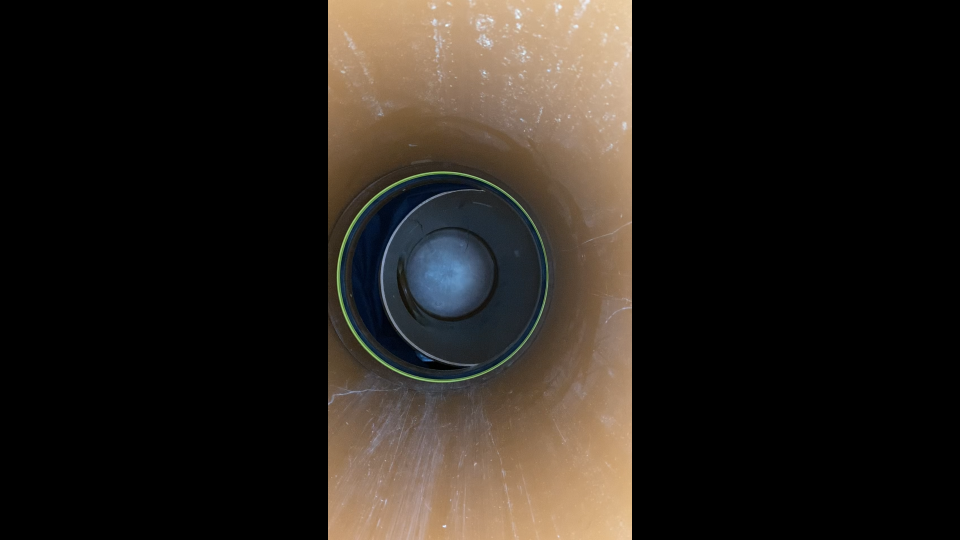
#> input picture Offset/1_offset.png, 1920 x 1080 px, found by its file name (shown at 1/2 size)
$ python offset.py
#> lines starting #> are read from the running program, lines starting #| are printed output that depends on the picture
import cv2
import glob
import  numpy as np
from matplotlib import pyplot as plt

def getOffset (img):
    images = []
#> images = []
    #images = [cv2.imread(file) for file in glob.glob("*.png")]
    images.append(img)

    print(len(images))
#| 1

    img_crop = []
    green = []
    green_eq = []
    thresh = []
    thresh_eq = []
    morph_open = []
    morph_close = []

    isOffset = 0

    img_contours = []
    area_feature = []
    perimeter_feature = []
    circularity_feature = []
    hasHole_feature = []
    elongation_feature = []

    for i in range(len(images)):
        img_crop.append(images[i][0:1080, 650:1265])

        green.append(img_crop[i][:,:,1])

        green_eq.append(cv2.equalizeHist(green[i]))

        # thresholding
        thresh_low = 1
        thresh_high = 15
        thresh.append(cv2.inRange(green[i], thresh_low, thresh_high))
        thresh_eq.append(cv2.inRange(green_eq[i], thresh_low, thresh_high))

        kernel = cv2.getStructuringElement(cv2.MORPH_ELLIPSE, (7, 7))
        morph_open.append(cv2.morphologyEx(thresh[i], cv2.MORPH_OPEN, kernel, iterations=1))
        kernel = cv2.getStructuringElement(cv2.MORPH_ELLIPSE, (55, 55))
        morph_close.append(cv2.morphologyEx(morph_open[i], cv2.MORPH_CLOSE, kernel, iterations=1))

        contours, hierarchy = cv2.findContours(morph_close[i], cv2.RETR_TREE, cv2.CHAIN_APPROX_NONE)
        img_contours.append(np.zeros(img_crop[i].shape))

        contourIndex = np.zeros(len(contours))
        area = np.zeros(len(contours))
        perimeter = np.zeros(len(contours))
        circularity = np.zeros(len(contours))
        elongation = np.zeros(len(contours))

        for j in range(len(contours)):
            if hierarchy[0][j][3] == -1:
                contourIndex[j] = j
                area[j] = cv2.contourArea((contours[j]))
                perimeter[j] = cv2.arcLength(contours[j], 1)
                circularity[j] = (4 * 3.14 * area[j]) / (int(perimeter[j]) ** 2)

                rect = cv2.minAreaRect(contours[j])
                box = cv2.boxPoints(rect)
                box = np.int0(box)


                if area[j] > 3000:
                    cv2.drawContours(img_contours[i], contours, int(contourIndex[j]), (0,255,255), 3)
                    cv2.drawContours(img_contours[i], [box], 0, (0,255,255), 3)
                    isOffset = 1

        img_contours[i] =  cv2.resize(img_contours  [i], (int(img_contours[i].shape[1] /3), int(img_contours[i].shape[0]/3)))
        #print(i, " :", perimeter)
        cv2.imshow("a",img_contours[i])
        cv2.waitKey()

        return isOffset
#> this loop made 1 pass
#> (thresh_low, thresh_high, elongation) on pass 1: (1, 15, [0])
#> pass 1, in getOffset, `cv2.imshow("a",img_contours[i])`:
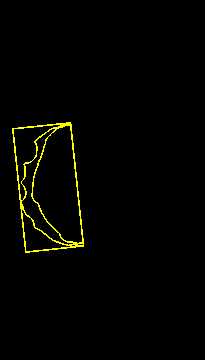
#> window 'a': shape (360, 205, 3); mean B, G, R 0, 3.8, 3.8
#> after the loop, green = 1 item; green_eq = 1 item; img_contours = 1 item; img_crop = 1 item; morph_close = 1 item; morph_open = 1 item; thresh = 1 item; thresh_eq = 1 item

print(getOffset(cv2.imread("1_offset.PNG")))
#| 1


    # [8 lines of commented-out code are left out]

testing = 1
if not testing:

    plt.subplot(4,2,1),plt.imshow(green[0])
    plt.subplot(4,2,2),plt.imshow(green_eq[0])

    plt.subplot(4,2,3),plt.imshow(green[1])
    plt.subplot(4,2,4),plt.imshow(green_eq[1])

    plt.subplot(4,2,5),plt.imshow(green[2])
    plt.subplot(4,2,6),plt.imshow(green_eq[2])

    plt.subplot(4,2,7),plt.imshow(green[3])
    plt.subplot(4,2,8),plt.imshow(green_eq[3])

    plt.show()

    plt.subplot(4,3,1),plt.imshow(thresh[0])
    plt.subplot(4,3,2),plt.imshow(thresh_eq[0])
    plt.subplot(4,3,3),plt.imshow(images[0])

    plt.subplot(4,3,4),plt.imshow(thresh[1])
    plt.subplot(4,3,5),plt.imshow(thresh_eq[1])
    plt.subplot(4,3,6),plt.imshow(images[1])

    plt.subplot(4,3,7),plt.imshow(thresh[2])
    plt.subplot(4,3,8),plt.imshow(thresh_eq[2])
    plt.subplot(4,3,9),plt.imshow(images[2])

    plt.subplot(4,3,10),plt.imshow(thresh[3])
    plt.subplot(4,3,11),plt.imshow(thresh_eq[3])
    plt.subplot(4,3,12),plt.imshow(images[3])

    plt.show()

    plt.subplot(4,3,1),plt.imshow(morph_open[0])
    plt.subplot(4,3,2),plt.imshow(morph_close[0])
    plt.subplot(4,3,3),plt.imshow(images[0])

    plt.subplot(4,3,4),plt.imshow(morph_open[1])
    plt.subplot(4,3,5),plt.imshow(morph_close[1])
    plt.subplot(4,3,6),plt.imshow(images[1])

    plt.subplot(4,3,7),plt.imshow(morph_open[2])
    plt.subplot(4,3,8),plt.imshow(morph_close[2])
    plt.subplot(4,3,9),plt.imshow(images[2])

    plt.subplot(4,3,10),plt.imshow(morph_open[3])
    plt.subplot(4,3,11),plt.imshow(morph_close[3])
    plt.subplot(4,3,12),plt.imshow(images[3])

    plt.show()


    plt.subplot(3,2,1),plt.imshow(green[4])
    plt.subplot(3,2,2),plt.imshow(green_eq[4])

    plt.subplot(3,2,3),plt.imshow(green[5])
    plt.subplot(3,2,4),plt.imshow(green_eq[5])

    plt.subplot(3,2,5),plt.imshow(green[6])
    plt.subplot(3,2,6),plt.imshow(green_eq[6])

    plt.show()

    plt.subplot(3,3,1),plt.imshow(thresh[4])
    plt.subplot(3,3,2),plt.imshow(thresh_eq[4])
    plt.subplot(3,3,3),plt.imshow(images[4])

    plt.subplot(3,3,4),plt.imshow(thresh[5])
    plt.subplot(3,3,5),plt.imshow(thresh_eq[5])
    plt.subplot(3,3,6),plt.imshow(images[5])

    plt.subplot(3,3,7),plt.imshow(thresh[6])
    plt.subplot(3,3,8),plt.imshow(thresh_eq[6])
    plt.subplot(3,3,9),plt.imshow(images[6])


    plt.show()

    plt.subplot(3,3,1),plt.imshow(morph_open[4])
    plt.subplot(3,3,2),plt.imshow(morph_close[4])
    plt.subplot(3,3,3),plt.imshow(images[4])

    plt.subplot(3,3,4),plt.imshow(morph_open[5])
    plt.subplot(3,3,5),plt.imshow(morph_close[5])
    plt.subplot(3,3,6),plt.imshow(images[5])

    plt.subplot(3,3,7),plt.imshow(morph_open[6])
    plt.subplot(3,3,8),plt.imshow(morph_close[6])
    plt.subplot(3,3,9),plt.imshow(images[6])

    plt.show()

    plt.subplot(4,2,1),plt.imshow(img_contours[0])
    plt.subplot(4,2,2),plt.imshow(img_contours[1])
    plt.subplot(4,2,3),plt.imshow(img_contours[2])
    plt.subplot(4,2,4),plt.imshow(img_contours[3])
    plt.subplot(4,2,5),plt.imshow(img_contours[4])
    plt.subplot(4,2,6),plt.imshow(img_contours[5])
    plt.subplot(4,2,7),plt.imshow(img_contours[6])

    plt.show()
